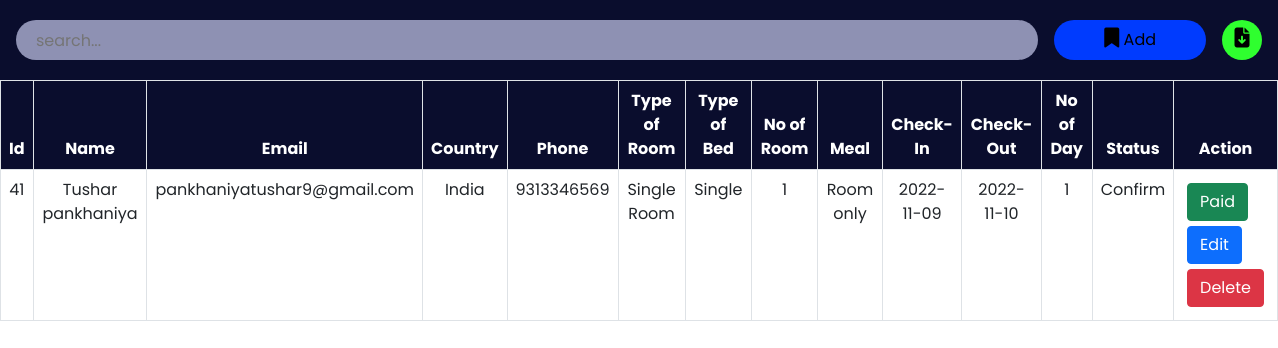
The page /admin/roombook.php on the database its author committed.
### tables this page shows
CREATE TABLE `roombook` (
  `id` int(10) NOT NULL,
  `Name` varchar(50) NOT NULL,
  `Email` varchar(50) NOT NULL,
  `Country` varchar(30) NOT NULL,
  `Phone` varchar(30) NOT NULL,
  `RoomType` varchar(30) NOT NULL,
  `Bed` varchar(30) NOT NULL,
  `Meal` varchar(30) NOT NULL,
  `NoofRoom` varchar(30) NOT NULL,
  `cin` date NOT NULL,
  `cout` date NOT NULL,
  `nodays` int(50) NOT NULL,
  `stat` varchar(30) NOT NULL
);

### admin/roombook.php (the view, shortened to what this page needs)
<?php
include '../config.php';
?>
<!DOCTYPE html>
<html lang="en">
<head>
    <link href="https://cdn.jsdelivr.net/npm/bootstrap@5.0.2/dist/css/bootstrap.min.css" rel="stylesheet">
    <link rel="stylesheet" href="https://cdnjs.cloudflare.com/ajax/libs/font-awesome/6.2.0/css/all.min.css" />
    <link rel="stylesheet" href="./css/roombook.css">
</head>
<body>
    <div class="searchsection">
        <input type="text" name="search_bar" id="search_bar" placeholder="search..." onkeyup="searchFun()">
        <button class="adduser" id="adduser" onclick="adduseropen()"><i class="fa-solid fa-bookmark"></i> Add</button>
        <form action="./exportdata.php" method="post">
            <button class="exportexcel" id="exportexcel" name="exportexcel" type="submit"><i class="fa-solid fa-file-arrow-down"></i></button>
        </form>
    </div>
    <div class="roombooktable" class="table-responsive-xl">
        <?php
            $roombooktablesql = "SELECT r.*, p.id AS billid FROM roombook r LEFT JOIN payment p ON p.id = r.id";
            $roombookresult = mysqli_query($conn, $roombooktablesql);
        ?>
        <table class="table table-bordered" id="table-data">
            <thead>
                <tr>
                    <th scope="col">Id</th>
                    <th scope="col">Name</th>
                    <th scope="col">Email</th>
                    <th scope="col">Country</th>
                    <th scope="col">Phone</th>
                    <th scope="col">Type of Room</th>
                    <th scope="col">Type of Bed</th>
                    <th scope="col">No of Room</th>
                    <th scope="col">Meal</th>
                    <th scope="col">Check-In</th>
                    <th scope="col">Check-Out</th>
                    <th scope="col">No of Day</th>
                    <th scope="col">Status</th>
                    <th scope="col" class="action">Action</th>
                </tr>
            </thead>
            <tbody>
            <?php
            while ($res = mysqli_fetch_array($roombookresult)) {
            ?>
                <tr>
                    <td><?php echo $res['id'] ?></td>
                    <td><?php echo $res['Name'] ?></td>
                    <td><?php echo $res['Email'] ?></td>
                    <td><?php echo $res['Country'] ?></td>
                    <td><?php echo $res['Phone'] ?></td>
                    <td><?php echo $res['RoomType'] ?></td>
                    <td><?php echo $res['Bed'] ?></td>
                    <td><?php echo $res['NoofRoom'] ?></td>
                    <td><?php echo $res['Meal'] ?></td>
                    <td><?php echo $res['cin'] ?></td>
                    <td><?php echo $res['cout'] ?></td>
                    <td><?php echo $res['nodays'] ?></td>
                    <td><?php echo $res['stat'] ?></td>
                    <td class="action">
                        <?php
                            if($res['stat'] == "Paid")
                            {
                                echo "<button class='btn btn-secondary' disabled>Paid</button>";
                            }
                            else if($res['stat'] == "Confirm" && !empty($res['billid']))
                            {
                                echo "<button class='btn btn-success' data-bs-toggle='modal' data-bs-target='#payModal' data-id='". $res['id'] ."' data-name='". htmlspecialchars($res['Name'], ENT_QUOTES) ."'>Paid</button>";
                            }
                            else
                            {
                                echo "<a href='roomconfirm.php?id=". $res['id'] ."'><button class='btn btn-success'>Confirm</button></a>";
                            }
                        ?>
                        <a href="roombookedit.php?id=<?php echo $res['id'] ?>"><button class="btn btn-primary">Edit</button></a>
                        <a href="roombookdelete.php?id=<?php echo $res['id'] ?>"><button class='btn btn-danger'>Delete</button></a>
                    </td>
                </tr>
            <?php
            }
            ?>
            </tbody>
        </table>
    </div>
</body>
</html>

### admin/css/roombook.css (style rules this page uses)
:root { --bg-text-shadow: 0 2px 4px rgb(13 0 77 / 8%), 0 3px 6px rgb(13 0 77 / 8%), 0 8px 16px rgb(13 0 77 / 8%); --bg-box-shadow: 0px 0px 20px 6px rgba(26, 30, 164, 0.31); }
body { background-color: #ffff; }
* { margin: 0; padding: 0; font-family: 'Poppins', sans-serif; }
i { font-size: 20px; }
.searchsection { height: 80px; width: 100%; display: flex; justify-content: space-evenly; align-items: center; background-color: #0a0d2d; position: fixed; z-index: 500; }
#search_bar { height: 40px; width: 80%; border: none; background-color: rgba(195, 198, 233, 0.714); padding-left: 20px; border-radius: 30px; }
#adduser { height: 40px; background-color: rgb(0, 59, 254); border: none; border-radius: 30px; padding: 0 50px; }
.exportexcel { height: 40px; width: 40px; background-color: rgb(47, 255, 47); border: none; border-radius: 50%; }
a { color: black; }
.roombooktable { position: absolute; color: #0a0d2d; margin-top: 80px; width: 100%; height: 100vh; padding-bottom: 900px; }
.roombooktable thead { background-color: #0a0d2d; color: white; text-align: center; }
.roombooktable tbody { text-align: center; }
.action a { text-decoration: none; }
.action button { display: flex; flex-wrap: wrap; margin: 5px; }

### rows shown on the page
roombook: id "41", Name "Tushar pankhaniya", Email "pankhaniyatushar9@gmail.com", Country "India", Phone "9313346569", RoomType "Single Room", Bed "Single", NoofRoom "1", Meal "Room only", cin "2022-11-09", cout "2022-11-10", nodays "1", stat "Confirm"
